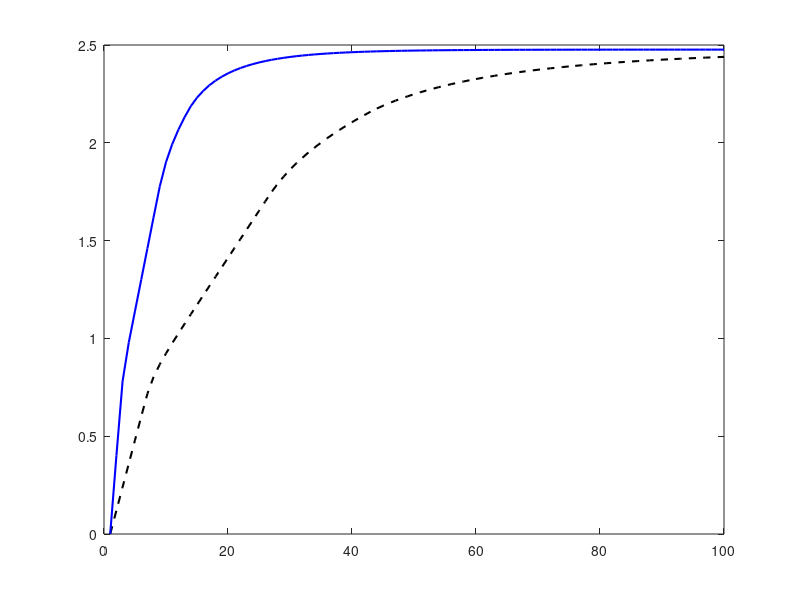
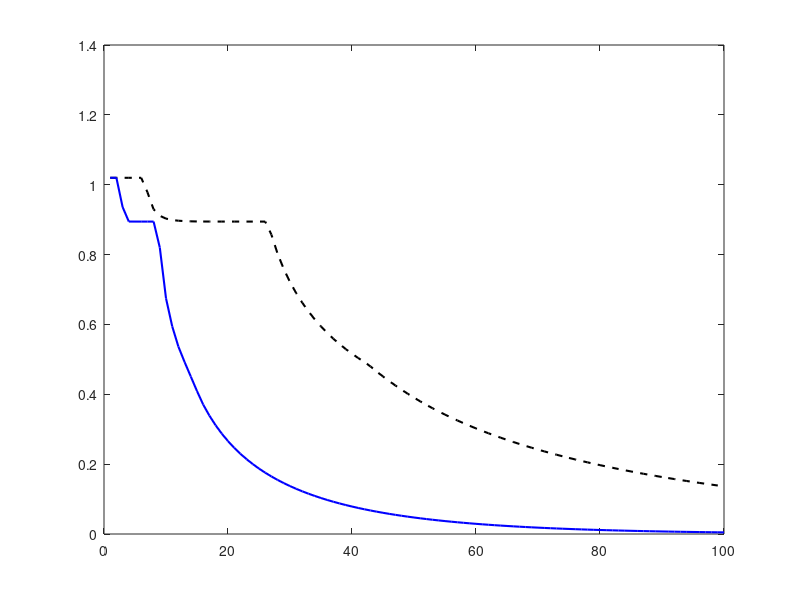
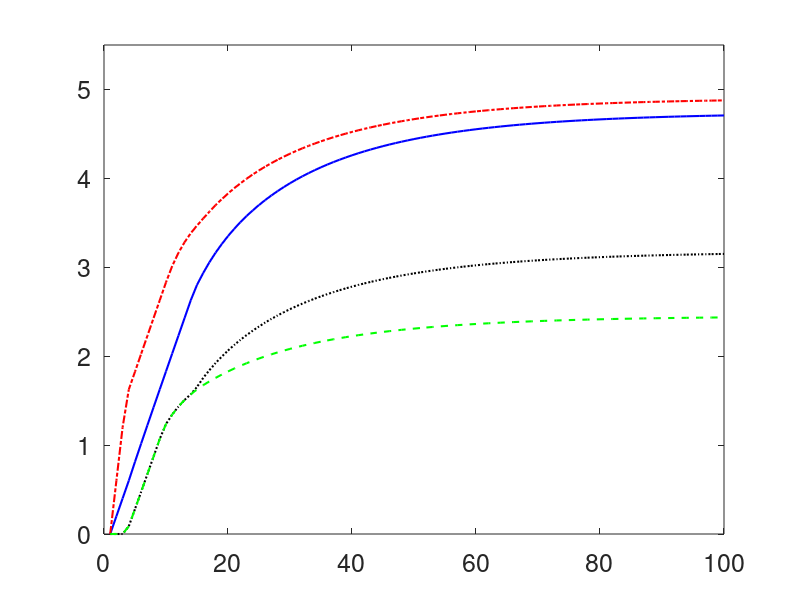

The MATLAB source for these figures, in order: (Note: this script raises an error after producing the figures.)
function [x,v,f,q,s,c,A] = network_flow(GeneratePlots)
% optimal network flow problem
%    minimize    f1(x1)+f2(x2)+...+fn(xn)
%    subject to  A*x = s
% the cost function has the form
%    fi(xi) = |xi|/(ci-|xi|)
% where ci the capacity of the ith link.
%
% GeneratePlots: 0  don't generate eps files for the figures
%                1  generate black-white eps files of figures
%                2  generate color eps files of the figures
%

if nargin == 0
  GeneratePlots = 0;
end;

if GeneratePlots ~= 0;
  close all;
end;

% The incidence matrix
A = [  1  1  0  0  0  0  0 ;
      -1  0  1  1  0  0  0 ;
       0 -1 -1  0  1  1  0 ;
       0  0  0 -1 -1  0  1 ;
       0  0  0  0  0 -1 -1 ];
[p,n] = size(A);

% Capacity of each link
c = [  1; 1; 1; 1; 1; 1; 1];

% Source and sink flows
s = [ 0.2; 0.6; 0; 0; -0.8 ];


% run subgradient method with different stepsize rules
for step_rule = 1:3;

ITES = 100;
ites = (1:ITES)';
primal_value = zeros(ITES,1);
dual_value = zeros(ITES,1);
resid_norm = zeros(ITES,1);
potential = [];
% initialize potential vector (dual variables)
v = zeros(p,1);

for k=1:ITES;
  potential = [potential v];
  
  % the potential drop across each link
  dv = A'*v;

  % the dual function
  f_conj = (sqrt(abs(c.*dv))-1).^2.*((abs(dv)-1./c)>0);
  q = - sum(f_conj) + v'*s;

  % find the proposed flow
  x = zeros(n,1);
  I = find((abs(dv)-1./c)>0);
  x(I) = sign(dv(I)).*(c(I)-sqrt(c(I)./abs(dv(I))));

  % different stepsize rules  
  switch step_rule
   case 1
    alpha = 0.3;
   case 2
    alpha = 1;
   case 3 
    alpha = 3;
  end;
  
  % update the dual variable
  surplus = s - A*x;    % the subgradient
  v(1:p-1) = v(1:p-1) + alpha*surplus(1:p-1);

  % record data
  primal_value(k) = sum( abs(x)./(c-abs(x)));
  dual_value(k) = q;
  resid_norm(k) = norm(surplus);
end;
  
% value of the primal function 
f = sum( abs(x)./(c-abs(x)));

LineTypes = ['k--'; 'b- '; 'r-.'];
switch step_rule
 case {1,2,3}
 % plot the dual function versus iteration number
   figure(1)
   plot(ites,dual_value,LineTypes(step_rule,:),'LineWidth',1.5);
   hold on;
 % plot the primal constraint residual 
   figure(2)
   plot(ites,resid_norm,LineTypes(step_rule,:),'LineWidth',1.5);
   hold on;
   resid_norm(end)
end;

if step_rule == 2
% plot the dual variables versus iteration number
   figure(3)
   plot(ites,potential(1,:)','b-','LineWidth',1.5); hold on;
   plot(ites,potential(2,:)','r-.','LineWidth',1.5);
   plot(ites,potential(3,:)','k:','LineWidth',1.5);
   plot(ites,potential(4,:)','g--','LineWidth',1.5);
   set(gca,'FontSize',18);
   axis([ 0 ITES 0 5.5]);
   legend('v1','v2','v3','v4',4);
   xlabel('k');
   ylabel('v');
   if GeneratePlots == 1
     print -deps network5_potentials.eps
   elseif GeneratePlots == 2
     print -depsc network5_potentials.eps
   else
   end;
end;

end;

% plot the dual function versus iteration number
figure(1)
set(gca,'FontSize',18);
axis([ 0 ITES 0 3]);
legend('const1 val','const2','const3',4);
xlabel('k');
ylabel('q');
if GeneratePlots == 1
  print -deps network5_dual_const.eps
elseif GeneratePlots == 2
  print -depsc network5_dual_const.eps
else
end;

% plot the primal constraint residual 
figure(2)
set(gca,'FontSize',18);
%axis([ 0 ITES 0 1.4]);
legend('const1 val','const2','const3',1);
xlabel('k');
ylabel('Ax-s');
if GeneratePlots == 1
  print -deps network5_resid_const.eps
elseif GeneratePlots == 2
  print -depsc network5_resid_const.eps
else
end;

% Plot the network flows
%
% node coordinates and circle radius
figure(4)
xNode = [0  0    5     5  9 ];
yNode = [2 -2  2.5  -2.5  0 ];
rNode = 0.5;
wNode = 1.5;
Xmax = max(c);
Xmin = 0.001;
hmax = 0.6;
aL = 0.5;
aW = 0.1;
sL = 1;
sAgl = [ pi; pi; 0; 0; 0 ];

plotnetwork(4,A,x,s,xNode,yNode,rNode,wNode, ...
	    hmax,aL,aW,Xmin,sL,sAgl,0,'c',Xmax)

text(0.1,0,'l12');
text(2.85,2.6,'l13');
text(2.5,0.2,'l32');
text(2.2,-1.9,'l24');
text(5.1,0,'l34');
text(6.8,1.7,'l35');
text(6.8,-1.5,'l45');

axis([-2, 11, -3, 3]);
axis equal; 
if GeneratePlots == 1
  print -deps network5_flow_potential.eps
elseif GeneratePlots == 2
  print -depsc network5_flow_potential.eps
else
end;


% plot topology of the network with reference directions on links.
figure(5);
xx = ones(n,1)*Xmin*2;
ss = zeros(p,1);
plotnetwork(5,A,xx,ss,xNode,yNode,rNode,wNode, ...
	    hmax,aL,aW,Xmin,sL,sAgl,0,'k',Xmax)
text(0.1,0,'l12');
text(2.85,2.6,'l13');
text(2.5,0.2,'l32');
text(2.2,-1.9,'l24');
text(5.1,0,'l34');
text(6.8,1.7,'l35');
text(6.8,-1.5,'l45');

axis([-2, 11, -3, 3]);
axis equal; 
if GeneratePlots == 1
  print -deps network_5nodes.eps 
elseif GeneratePlots == 2
  print -depsc network_5nodes.eps 
else
end;



%----------------------------------------------------------------------
function plotnetwork(figid,A,flow,source,xNode,yNode,rNode,wNode, ...
		     hmax,aL,aW,Xmin,sL,sAgl,PosAdj,Xcolor,Xmax)
% plot network flow as a nice picture!
% should preceed with hold on or off.
%
% Input parameters:
% figid --- integer id of figure to plot on
% A --- incidence matrix of the network
% flow --- flow variables on each link
% source --- souce variables at each node
% xNode --- horizontal positions of the nodes
% yNode --- vertical positions of the nodes
% rNode --- the radius of the circle representing a node
% wNode --- line width when drawing the node circles
% hmax --- maximum width for the flow and source arrows 
% aL --- length of the arrow head
% aW --- extra width of the arrow head
% Xmin --- minimum threshold on flows and sources to be plotted
% sL --- length for drawing source/sink arrows
% sAgl --- angle of the source arrows, starting from the nodes
% PosAdj --- 0 no offset, 1 or -1 for offset from central line
% Xcolor --- color for the flow and source arrows

figure(figid);

[Nnodes,Llinks]= size(A);

% first, draw the link flows
if nargin < 17
  Xmax = max( max(flow), max(abs(source)) );
end;

for i=1:Llinks;
  if abs(flow(i))>Xmin
    Isrc = find( sign(flow(i))*A(:,i)>0 );
    Idst = find( sign(flow(i))*A(:,i)<0 );
  else
    Isrc = find( A(:,i)>0 );
    Idst = find( A(:,i)<0 );
  end;  
  xdelta = xNode(Idst)-xNode(Isrc);
  ydelta = yNode(Idst)-yNode(Isrc);
  RotAgl = atan2( ydelta, xdelta );
  xstart = xNode(Isrc) + rNode*cos(RotAgl);
  ystart = yNode(Isrc) + rNode*sin(RotAgl);
  xend = xNode(Idst) - rNode*cos(RotAgl);
  yend = yNode(Idst) - rNode*sin(RotAgl);
  L = sqrt( xdelta^2 + ydelta^2 ) - 2*rNode;
  if abs(flow(i)) > Xmin;
    h = abs(flow(i))/Xmax*hmax;
    drawarrow(xstart, ystart, RotAgl, L, h, aL, aW, PosAdj, Xcolor);
    hold on;
  else;
    plot([xstart xend],[ystart yend],'k--','LineWidth',1.5);
  end;
end;

% now draw the source and sink flows
for i=1:Nnodes;
  if source(i)<-Xmin
    xstart = xNode(i) + rNode*cos(sAgl(i));
    ystart = yNode(i) + rNode*sin(sAgl(i));
    h = abs(source(i))/Xmax*hmax;
    drawarrow( xstart, ystart, sAgl(i), sL, h, aL, aW, 0, Xcolor );
  elseif source(i)>Xmin
    xstart = xNode(i) + (rNode+sL)*cos(sAgl(i));
    ystart = yNode(i) + (rNode+sL)*sin(sAgl(i));
    h = abs(source(i))/Xmax*hmax;
    drawarrow( xstart, ystart, pi+sAgl(i), sL, h, aL, aW, 0, Xcolor );
  else
  end;
end;

% the circle to draw around each node
angle = linspace(0,2*pi,100);
xbd = rNode*cos(angle);
ybd = rNode*sin(angle);

% last, draw the nodes 
for i=1:Nnodes;
  plot( xNode(i)+xbd, yNode(i)+ybd, 'k', 'LineWidth', wNode );
end;
text(xNode,yNode, num2str((1:Nnodes)') );
axis equal; 
set(gca,'Visible','off');


%----------------------------------------------------------------------
function []=drawarrow( x0, y0, RotAngle, L, h, aL, aW, PosAdj, color )    
xp = [     0   L-aL      L-aL L     L-aL  L-aL     0      0];
yp = [-0.5*h -0.5*h -0.5*h-aW 0 0.5*h+aW 0.5*h 0.5*h -0.5*h]; 

if PosAdj == 1
  yp = yp + 0.5*h;
elseif PosAdj == -1
  yp = yp - 0.5*h;
else
  yp = yp;
end;

RotMat = [cos(RotAngle) -sin(RotAngle); sin(RotAngle) cos(RotAngle)];

DrawCoordinates = RotMat*[ xp; yp ];
xd = x0 + DrawCoordinates(1,:);
yd = y0 + DrawCoordinates(2,:);

patch( xd, yd, color );

return;
